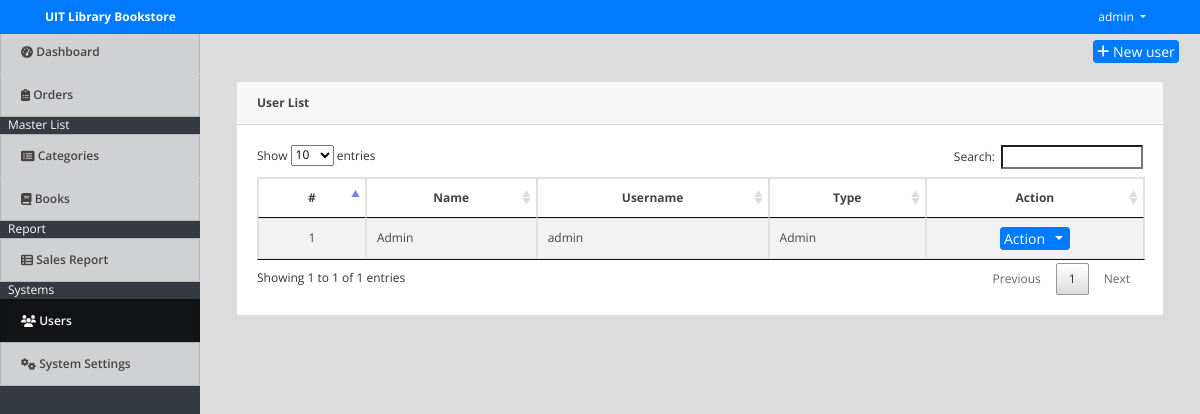
Page /admin/index.php?page=users (signed in) on the committed database.
### tables this page shows
CREATE TABLE `users` (
  `id` int(30) NOT NULL,
  `name` text NOT NULL,
  `username` varchar(200) NOT NULL,
  `password` text NOT NULL,
  `type` tinyint(1) NOT NULL COMMENT '1=Admin,2=Staff'
);

### admin/users.php (the view, shortened to what this page needs)
<div class="container-fluid">
	<div class="row">
	<div class="col-lg-12">
			<button class="btn btn-primary float-right btn-sm" id="new_user"><i class="fa fa-plus"></i> New user</button>
	</div>
	</div>
	<br>
	<div class="col-lg-12">
		<div class="card ">
			<div class="card-header"><b>User List</b></div>
			<div class="card-body">
				<table class="table-striped table-bordered">
			<thead>
				<tr>
					<th class="text-center">#</th>
					<th class="text-center">Name</th>
					<th class="text-center">Username</th>
					<th class="text-center">Type</th>
					<th class="text-center">Action</th>
				</tr>
			</thead>
			<tbody>
				<?php
 					include 'db_connect.php';
 					$type = array("","Admin","Staff","Alumnus/Alumna");
 					$users = $conn->query("SELECT * FROM users order by name asc");
 					$i = 1;
 					while($row= $users->fetch_assoc()):
				 ?>
				 <tr>
				 	<td class="text-center">
				 		<?php echo $i++ ?>
				 	</td>
				 	<td>
				 		<?php echo ucwords($row['name']) ?>
				 	</td>
				 	<td>
				 		<?php echo $row['username'] ?>
				 	</td>
				 	<td>
				 		<?php echo $type[$row['type']] ?>
				 	</td>
				 	<td>
				 		<center>
							<div class="btn-group">
							  <button type="button" class="btn btn-primary btn-sm">Action</button>
							  <button type="button" class="btn btn-primary btn-sm dropdown-toggle dropdown-toggle-split" data-toggle="dropdown" aria-haspopup="true" aria-expanded="false">
							  </button>
							</div>
						</center>
				 	</td>
				 </tr>
				<?php endwhile; ?>
			</tbody>
		</table>
			</div>
		</div>
	</div>
</div>

### admin/assets/fullcalendar/main.css (style rules this page uses)
:root { --fc-daygrid-event-dot-width: 8px; }
:root { --fc-list-event-dot-width: 10px; --fc-list-event-hover-bg-color: #f5f5f5; }

### admin/assets/css/style.css (style rules this page uses)
body { font-family: "Open Sans", sans-serif; color: #444444; width: 100%; height: calc(100%); font-size: 12px; }
.btn-sm { padding: .0001rem .2rem; }

### admin/index.php (style rules this page uses)
body { background: #80808045; }

### rows in the picture
users: name "Admin", username "admin", type "Admin"

### other values in the picture
$_SESSION['system']['name'] "UIT Library Bookstore"
$_SESSION['login_name'] "admin"
